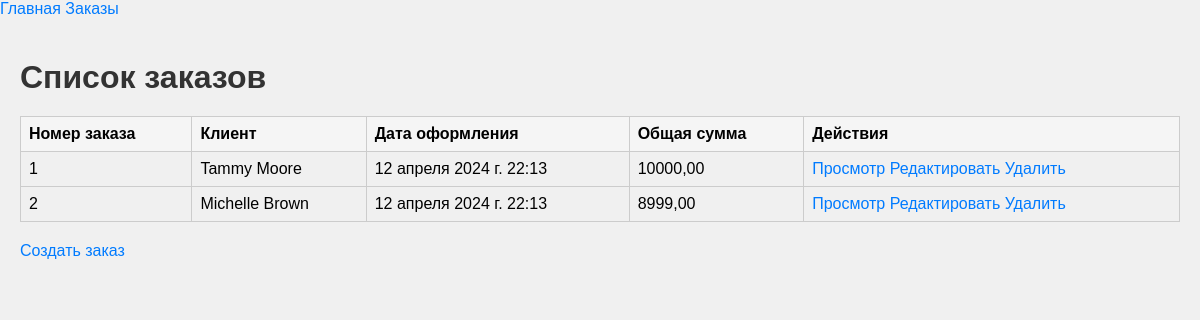
The page /orders on the database as committed earlier.
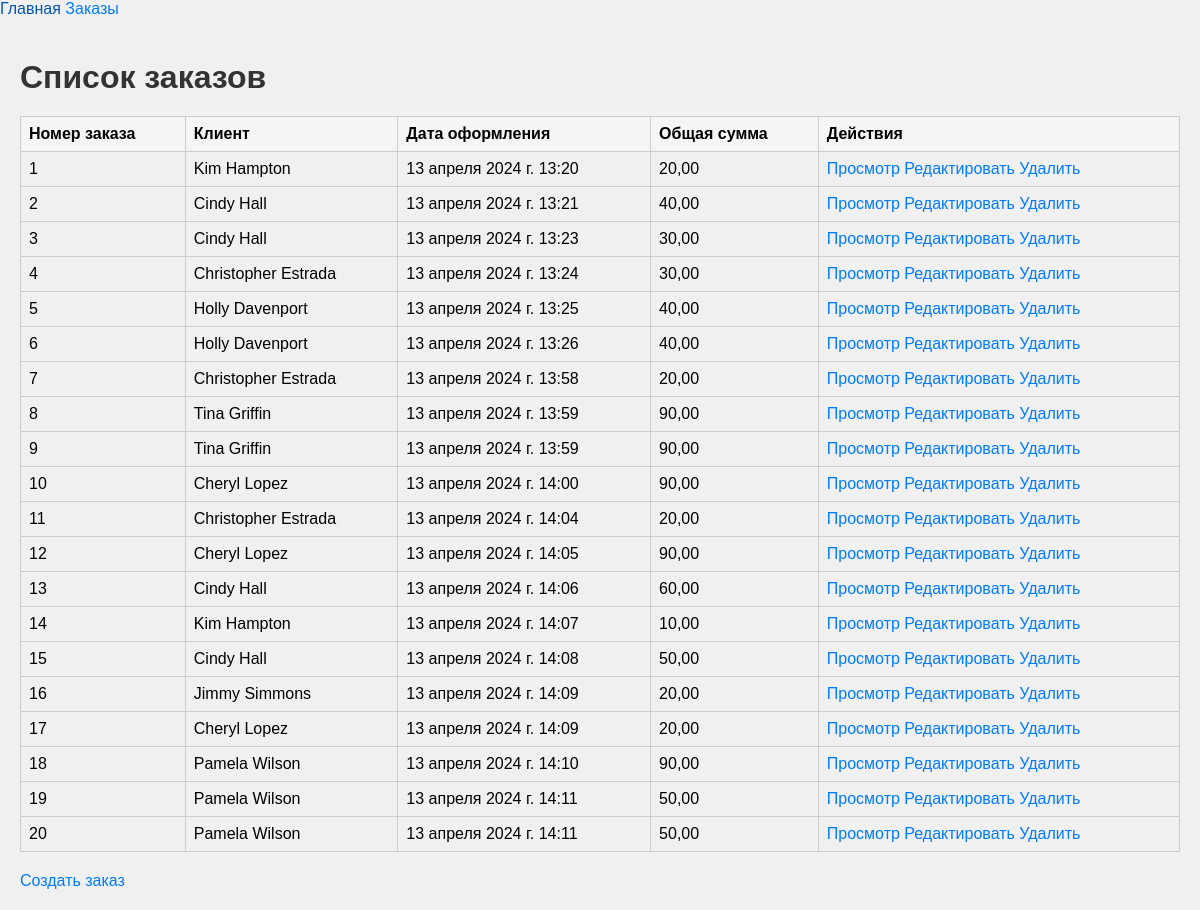
The same page on the database as committed later.
### apphw/models.py (models this page shows, shortened)
class Order(models.Model):
    client = models.ForeignKey(Client, on_delete=models.CASCADE)
    products = models.ForeignKey(Product, on_delete=models.CASCADE)
    quanty_products = models.IntegerField()
    total_amount = models.DecimalField(max_digits=10, decimal_places=2)
    order_date = models.DateTimeField(auto_now_add=True )

class Client(models.Model):
    login = models.CharField(max_length=30)
    password = models.CharField(max_length=30)
    name = models.CharField(max_length=50)
    email = models.EmailField()
    phone_number = models.CharField(max_length=15)
    address = models.TextField()
    registration_date = models.DateField(auto_now_add=True)

### apphw/views.py (the view)
# urls.py: path('orders', views.orders, name='orders'),
def orders(request):
    orders = Order.objects.all()
    return render(request, 'orders.html', {'orders': orders})

### apphw/templates/orders.html (shortened to what this page needs)
{% extends 'base.html' %}
{% block content %}
    <div class="container">
        <h1>Список заказов</h1>
        <table>
            <thead>
                <tr>
                    <th>Номер заказа</th>
                    <th>Клиент</th>
                    <th>Дата оформления</th>
                    <th>Общая сумма</th>
                    <th>Действия</th>
                </tr>
            </thead>
            <tbody>
                {% for order in orders %}
                    <tr>
                        <td>{{ order.id }}</td>
                        <td>{{ order.client.name }}</td>
                        <td>{{ order.order_date }}</td>
                        <td>{{ order.total_amount }}</td>
                        <td>
                            <a href="#">Просмотр</a>
                            <a href="#">Редактировать</a>
                            <a href="#">Удалить</a>
                        </td>
                    </tr>
                {% endfor %}
            </tbody>
        </table>
        <a href={% url 'make_order' %}>Создать заказ</a>
    </div>
{% endblock %}

Rows that differ between the two databases and show on the page:
changed Order id 1: client.name "Tammy Moore" → "Kim Hampton"; order_date "12 апреля 2024 г. 22:13" → "13 апреля 2024 г. 13:20"; total_amount "10000,00" → "20,00"
changed Order id 2: client.name "Michelle Brown" → "Cindy Hall"; order_date "12 апреля 2024 г. 22:13" → "13 апреля 2024 г. 13:21"; total_amount "8999,00" → "40,00"
added Order: id "3", client.name "Cindy Hall", order_date "13 апреля 2024 г. 13:23", total_amount "30,00"
added Order: id "4", client.name "Christopher Estrada", order_date "13 апреля 2024 г. 13:24", total_amount "30,00"
added Order: id "5", client.name "Holly Davenport", order_date "13 апреля 2024 г. 13:25", total_amount "40,00"
added Order: id "6", client.name "Holly Davenport", order_date "13 апреля 2024 г. 13:26", total_amount "40,00"
added Order: id "7", client.name "Christopher Estrada", order_date "13 апреля 2024 г. 13:58", total_amount "20,00"
added Order: id "8", client.name "Tina Griffin", order_date "13 апреля 2024 г. 13:59", total_amount "90,00"
added Order: id "9", client.name "Tina Griffin", order_date "13 апреля 2024 г. 13:59", total_amount "90,00"
added Order: id "10", client.name "Cheryl Lopez", order_date "13 апреля 2024 г. 14:00", total_amount "90,00"
added Order: id "11", client.name "Christopher Estrada", order_date "13 апреля 2024 г. 14:04", total_amount "20,00"
added Order: id "12", client.name "Cheryl Lopez", order_date "13 апреля 2024 г. 14:05", total_amount "90,00"
added Order: id "13", client.name "Cindy Hall", order_date "13 апреля 2024 г. 14:06", total_amount "60,00"
added Order: id "14", client.name "Kim Hampton", order_date "13 апреля 2024 г. 14:07", total_amount "10,00"
added Order: id "15", client.name "Cindy Hall", order_date "13 апреля 2024 г. 14:08", total_amount "50,00"
added Order: id "16", client.name "Jimmy Simmons", order_date "13 апреля 2024 г. 14:09", total_amount "20,00"
added Order: id "17", client.name "Cheryl Lopez", order_date "13 апреля 2024 г. 14:09", total_amount "20,00"
added Order: id "18", client.name "Pamela Wilson", order_date "13 апреля 2024 г. 14:10", total_amount "90,00"
added Order: id "19", client.name "Pamela Wilson", order_date "13 апреля 2024 г. 14:11", total_amount "50,00"
added Order: id "20", client.name "Pamela Wilson", order_date "13 апреля 2024 г. 14:11", total_amount "50,00"
